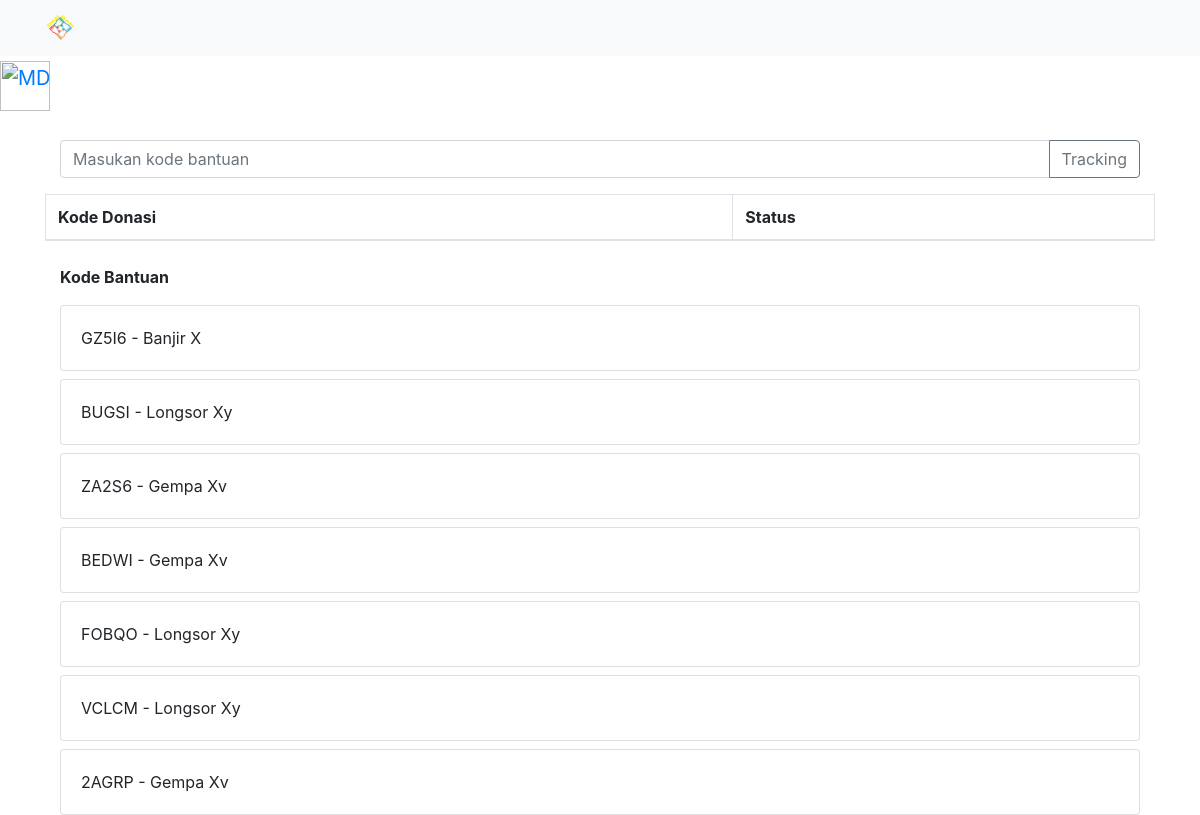
The app's page /mobile/track.php (signed in) with its own data.
### tables this page shows
CREATE TABLE `tb_donasi` (
  `id_donasi` int NOT NULL,
  `id_donatur` int NOT NULL,
  `id_bencana` int NOT NULL,
  `kode_donasi` varchar(11) NOT NULL,
  `waktu_donasi` date NOT NULL,
  `beras` int NOT NULL,
  `sembako` int NOT NULL,
  `pakaian_perempuan` int NOT NULL,
  `pakaian_laki_laki` int NOT NULL,
  `popok_bayi` int NOT NULL,
  `makanan_bayi` int NOT NULL,
  `susu_bayi` int NOT NULL,
  `lainnya` int NOT NULL,
  `gambar_donasi` varchar(225) NOT NULL,
  `keterangan` int NOT NULL,
  `status` int NOT NULL
);

CREATE TABLE `tb_bencana` (
  `id_bencana` int NOT NULL,
  `tanggal` date NOT NULL,
  `waktu_akhir` date NOT NULL,
  `bencana` varchar(255) NOT NULL,
  `id_regional` int NOT NULL
);

### mobile/track.php (the view, shortened to what this page needs)
<?php
include '../config/config.php';
include 'template/header.php';
?>
    <div class="container">
        <div class="col-md-12 mt-4">
            <form method ="POST" action="track.php">
                <div class="input-group mb-3">
                    <input type="text" class="form-control"  name="kode" placeholder="Masukan kode bantuan"  aria-describedby="basic-addon2" required>
                    <div class="input-group-append">
                      <button class="btn btn-outline-secondary" type="submit">Tracking</button>
                    </div>
                </div>
            </form>
        </div>
    </div>
            <div class="container">
                    <table class="table table-bordered">
                    <thead>
                        <tr>
                        <th scope="col">Kode Donasi</th>
                        <th scope="col">Status</th>
                        </tr>
                    </thead>
                    </table>
            </div>
    <div class="container">
        <div class="col-md-12 mt-4">
            <label style="font-weight: bold;">Kode Bantuan</label>
        <?php
        $sik =   $_SESSION['email'] ;
        $sql="SELECT tb_donasi.kode_donasi, tb_bencana.bencana, tb_donasi.id_donatur, tb_donatur.email
        FROM tb_donasi
        INNER JOIN tb_bencana ON  tb_bencana.id_bencana = tb_donasi.id_bencana
        INNER JOIN tb_donatur ON tb_donatur.id_donatur = tb_donasi.id_donatur
        WHERE email = '$sik'";
        $result = mysqli_query($conn, $sql);
        while($data = mysqli_fetch_array($result)) {
        ?>
            <div class="card mt-2">
                <div class="card-body">
                <?=$data['kode_donasi'];?> - <?=$data['bencana'];?>
                </div>
            </div>
        <?php } ?>
        </div>
    </div>
<?php
include 'template/footer.php'
?>

### mobile/css/alert.css (style rules this page uses)
* { margin:0; padding:0; box-sizing:border-box; }

### records on screen
tb_donasi: kode_donasi "GZ5I6", id_bencana.bencana "Banjir X"
tb_donasi: kode_donasi "BUGSI", id_bencana.bencana "Longsor Xy"
tb_donasi: kode_donasi "ZA2S6", id_bencana.bencana "Gempa Xv"
tb_donasi: kode_donasi "BEDWI", id_bencana.bencana "Gempa Xv"
tb_donasi: kode_donasi "FOBQO", id_bencana.bencana "Longsor Xy"
tb_donasi: kode_donasi "VCLCM", id_bencana.bencana "Longsor Xy"
tb_donasi: kode_donasi "2AGRP", id_bencana.bencana "Gempa Xv"
